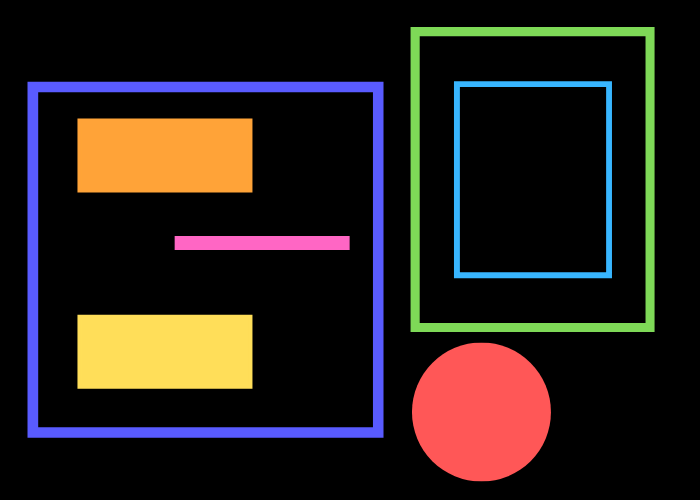
#> input picture CV/figContorno.png, 700 x 500 px
$ python contornos.py   (older library calls are emulated)
#> lines starting #> are read from the running program, lines starting #| are printed output that depends on the picture; after the words box and inside, x2 and y2 are one past the last pixel; in counts of white or black regions, pixels touching at a corner belong together
import cv2
import numpy as np

imagen = cv2.imread('figContorno.png')
#> imagen is the input picture: shape (500, 700, 3); mean B, G, R 26.5, 30.6, 39.5
gray = cv2.cvtColor(imagen,cv2.COLOR_BGR2GRAY)
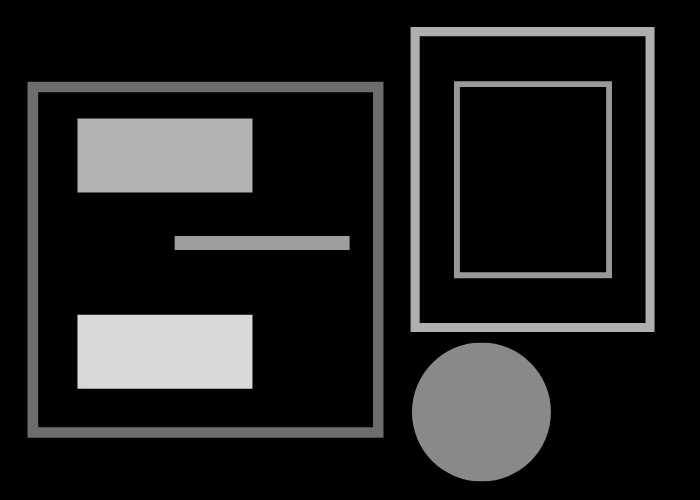
#> gray: shape (500, 700); min 0, max 217, mean 32.8
_,th = cv2.threshold(gray,100,255,cv2.THRESH_BINARY)
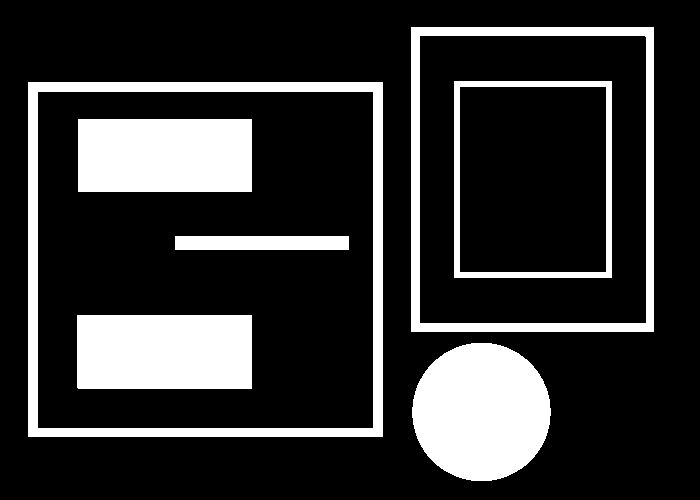
#> th: shape (500, 700); 20% white; 7 white regions

#Para versiones OpenCV3:
#img1,contornos1,hierarchy1 = cv2.findContours(th, cv2.RETR_EXTERNAL,
#      cv2.CHAIN_APPROX_NONE)
#img2,contornos2,hierarchy2 = cv2.findContours(th, cv2.RETR_EXTERNAL,
#      cv2.CHAIN_APPROX_SIMPLE)

#Para versiones OpenCV4:
contornos1,hierarchy1 = cv2.findContours(th, cv2.RETR_EXTERNAL,
            cv2.CHAIN_APPROX_NONE)
#> contornos1 = 3 contours; box (x1, y1, x2, y2) and area: (28, 82, 383, 437) 125316, (411, 27, 654, 332) 73568, (412, 343, 551, 481) 14873
contornos2,hierarchy2 = cv2.findContours(th, cv2.RETR_EXTERNAL,
            cv2.CHAIN_APPROX_SIMPLE)
#> contornos2 has the same summary as contornos1

cv2.drawContours(imagen, contornos1, -1, (0,255,0), 3)
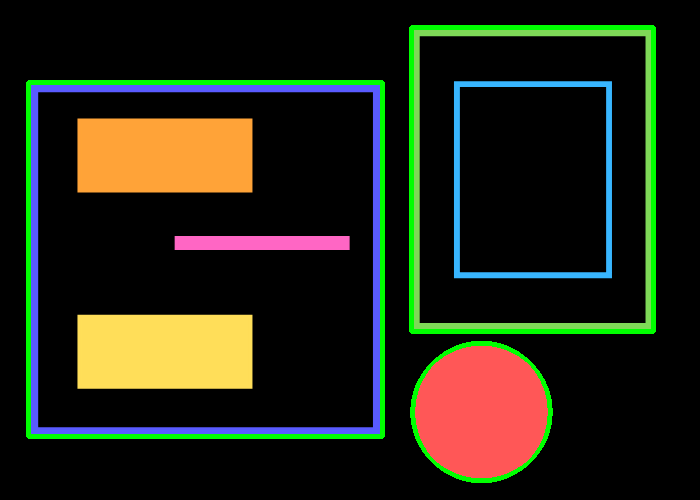
#> imagen: shape (500, 700, 3); 4.13% of pixels changed, all inside (x1, y1, x2, y2) = (26, 25, 656, 483)
print ('len(contornos1[2])=',len(contornos1[2]))
#| len(contornos1[2])= 1092
print ('len(contornos2[2])=',len(contornos2[2]))
#| len(contornos2[2])= 4
cv2.imshow('imagen',imagen)
cv2.imshow('th',th)
cv2.waitKey(0)
cv2.destroyAllWindows()
